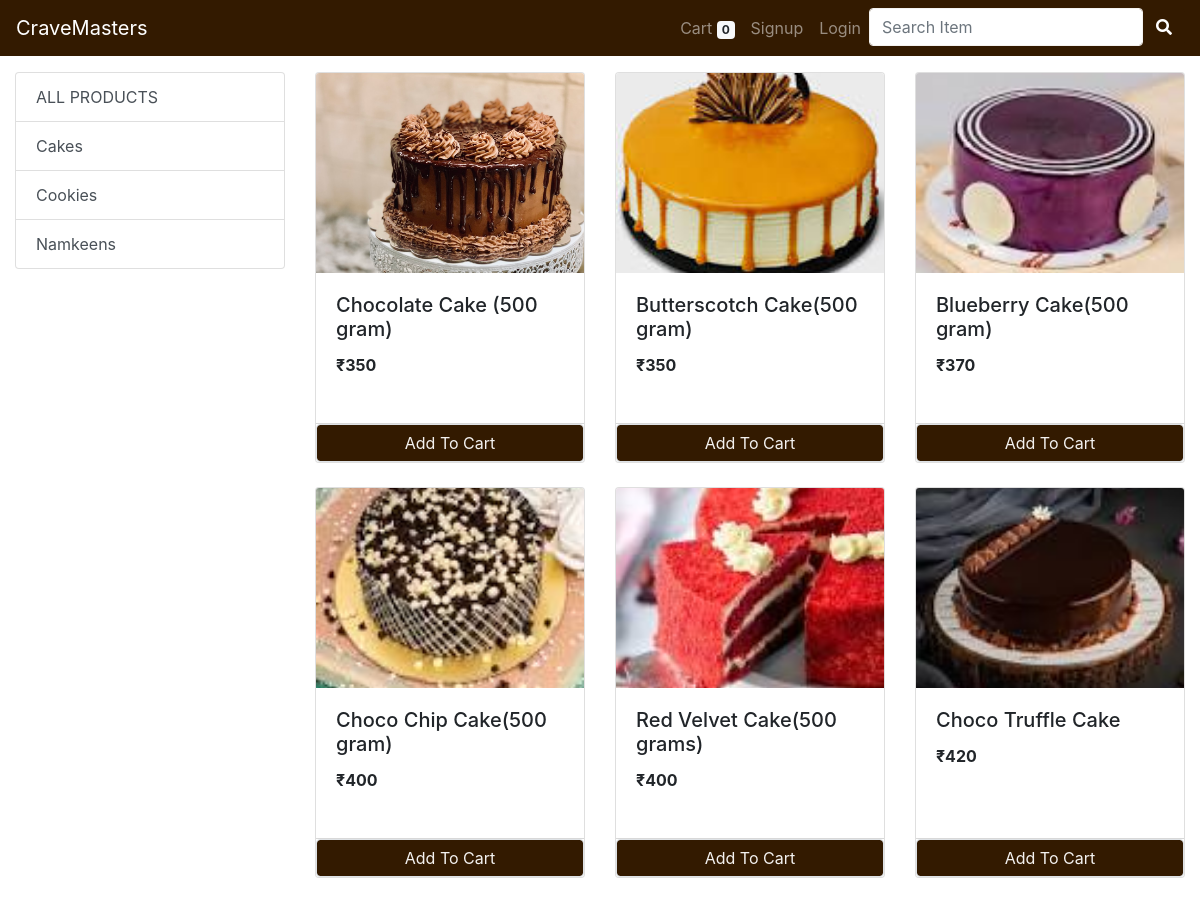
/?category=1, run on the app's committed database.
### store/models/category.py (models this page shows, shortened)
class Category(models.Model):
    name = models.CharField(max_length=20)
    @staticmethod
    def get_all_categories():
        return Category.objects.all()

### store/models/product.py (models this page shows, shortened)
class Product(models.Model):
    name = models.CharField(max_length=50)
    price = models.IntegerField(default=0)
    description = models.CharField(max_length=200, default='')
    image = models.ImageField(upload_to='uploads/products/')
    category = models.ForeignKey(Category, on_delete=models.CASCADE, default=1)
    @staticmethod
    def get_all_products_by_id(category_id):
        if category_id:
            return Product.objects.filter(category=category_id)
        else:
            return Product.get_all_products()

### store/views/home.py (the view, shortened to what this page needs)
# urls.py: path('', home.Index.as_view() , name='homepage'),
class Index(View):
    def get(self,request):
        cart = request.session.get('cart')
        if(not cart):
            request.session['cart']={}
        products = None
        categories = Category.get_all_categories()
        categoryID = request.GET.get('category')
        if (categoryID):
            products = Product.get_all_products_by_id(categoryID)
        else:
            products = Product.get_all_products()
        data = {}
        data['products'] = products
        data['categories'] = categories
        return render(request, 'index.html', data)

### store/templatetags/cart.py (called while the page is built)
@register.filter(name='is_in_cart')
def is_in_cart(product , cart):
    keys = cart.keys()
    for id in keys:
        if int(id) == product.id:
            return True
    return False

### store/templatetags/custom_filter.py (called while the page is built)
@register.filter(name='currency')
def currency(number):
    return "₹"+str(number)

### store/templates/index.html (shortened to what this page needs)
{% extends 'base.html' %}
{% block content %}
{% load cart %}
{% load custom_filter %}
<div class="container-fluid mt-3">
  <div class="row">
    <div class="col-lg-3 mx-auto">
      <div class="list-group">
        <a href="/" class="list-group-item list-group-item-action">ALL PRODUCTS</a>
        {% for category in categories %}
        <a href="/?category={{category.id}}" class="list-group-item list-group-item-action">{{category.name}}</a>
        {% endfor %}
      </div>
    </div>
    <div id='products' class="col-lg-9 mx-auto">
      <div class="row">
        {% for prd in products %}
        <div class="col-md-4 mb-4" id="{{prd.id}}">
          <div class="card">
            <img src="{{prd.image.url}}" class="card-img-top fixed-size-image" alt="Card image cap">
            <div class="card-body">
              <h5 class="card-title">{{prd.name}}</h5>
              <p class="card-text"><b>{{prd.price|currency}}</b>&nbsp;</p>
            </div>
            {% if prd|is_in_cart:request.session.cart %}
            <div class="row no-gutters">
              <form action="/#{{prd.id}}" method="POST" class="col-2">
                {% csrf_token %}
                <input hidden type="text" name='product' value='{{prd.id}}'>
                <input hidden type="number" name='remove' value='-1'>
                <input type="submit" class="btn btn-block btn-secondary cart-button" value=" - ">
              </form>
              <div class="text-center col">{{prd|cart_count:request.session.cart}} in Cart</div>
              <form action="/#{{prd.id}}" method="POST" class="col-2">
                {% csrf_token %}
                <input hidden type="text" name='product' value='{{prd.id}}'>
                <input type="submit" class="btn btn-block btn-secondary cart-button" value=" + ">
              </form>
            </div>
            {% else %}
            <form action="/#{{prd.id}}" method="POST" class="btn-block">
              <input type="submit" class="float-right btn btn-light border form-control add-to-cart-button" value="Add To Cart">
            </form>
            {% endif %}
          </div>
        </div>
        {% endfor %}
      </div>
    </div>
  </div>
</div>
{% endblock %}

### store/templates/base.html (style rules this page uses)
.card-body { height: 200px; }
:root { --primary-color: #331A00; --accent-color: #F4F2F0; --hover-color: #966C59; --navbar-bg: var(--primary-color); --navbar-link-color: var(--accent-color); --category-color: white; --font-style: Arial, sans-serif; }

### store/templates/index.html (style rules this page uses)
.fixed-size-image { width: 100%; height: 200px; object-fit: cover; }
.add-to-cart-button { background-color: var(--primary-color); color: var(--accent-color); transition: background-color 0.3s, color 0.3s; }
.card { max-width: 300px; }
.card-body { height: 150px; }

### data on the page
Category: name "Cakes"
Category: name "Cookies"
Category: name "Namkeens"
Product: image (picture), name "Chocolate Cake (500 gram)", price "₹350"
Product: image (picture), name "Butterscotch Cake(500 gram)", price "₹350"
Product: image (picture), name "Blueberry Cake(500 gram)", price "₹370"
Product: image (picture), name "Choco Chip Cake(500 gram)", price "₹400"
Product: image (picture), name "Red Velvet Cake(500 grams)", price "₹400"
Product: image (picture), name "Choco Truffle Cake", price "₹420"

### other printed values
{{ request.session.cart.keys|length }} "0"
